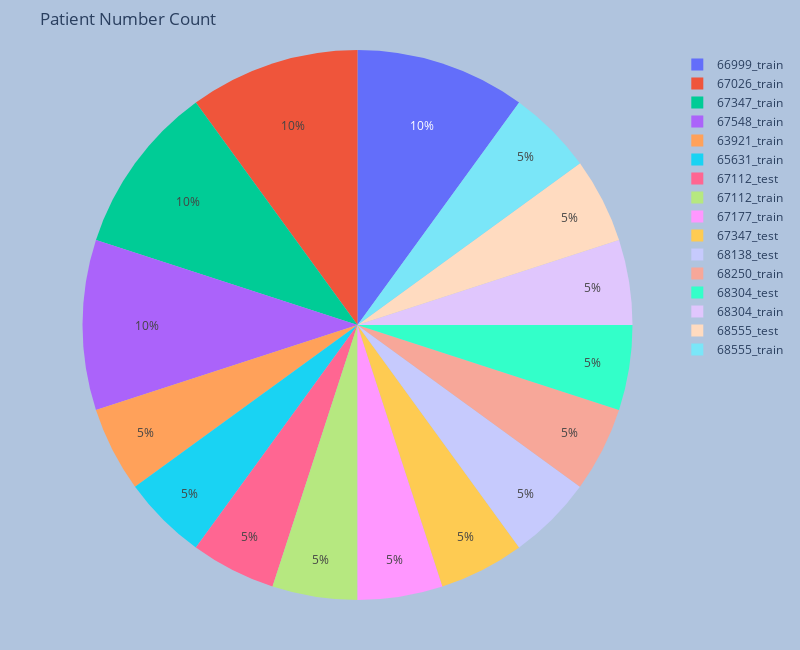

Notebook code cell kept with this figure:
### Code cell
df=hubmap_df.groupby(['patient_number','split'])['patient_number'].count().reset_index(name='counts')
df['patient_number_split']=df['patient_number'].astype('str')+'_'+df['split']
fig=px.pie(df,values='counts',names='patient_number_split',title='Patient Number Count')
fig.update_layout(

    autosize=False,
    width=800,
    height=650,
    margin=dict(
    
       l=50,
       r=50, 
       b=50,
       t=50,
       pad=4
    
    
    
    
    ),
    paper_bgcolor="LightSteelBlue",

)
fig.show()

### Figure 1 — Plotly figure (JSON) as saved in the notebook; plotly's stock layout.template omitted (floating-point values rounded to 4 significant figures)
{"data": [{"domain": {"x": [0.0, 1.0], "y": [0.0, 1.0]}, "hovertemplate": "patient_number_split=%{label}<br>counts=%{value}<extra></extra>", "labels": ["63921_train", "65631_train", "66999_train", "67026_train", "67112_test", "67112_train", "67177_train", "67347_test", "67347_train", "67548_train", "68138_test", "68250_train", "68304_test", "68304_train", "68555_test", "68555_train"], "legendgroup": "", "name": "", "showlegend": true, "type": "pie", "values": [1, 1, 2, 2, 1, 1, 1, 1, 2, 2, 1, 1, 1, 1, 1, 1]}], "layout": {"autosize": false, "height": 650, "legend": {"tracegroupgap": 0}, "margin": {"b": 50, "l": 50, "pad": 4, "r": 50, "t": 50}, "paper_bgcolor": "LightSteelBlue", "title": {"text": "Patient Number Count"}, "width": 800}}
